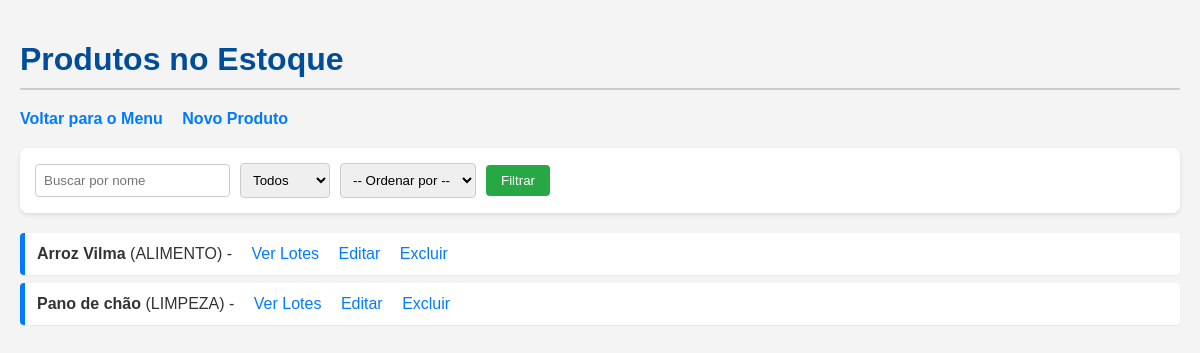
The app's page /produtos/ (signed in), older data.
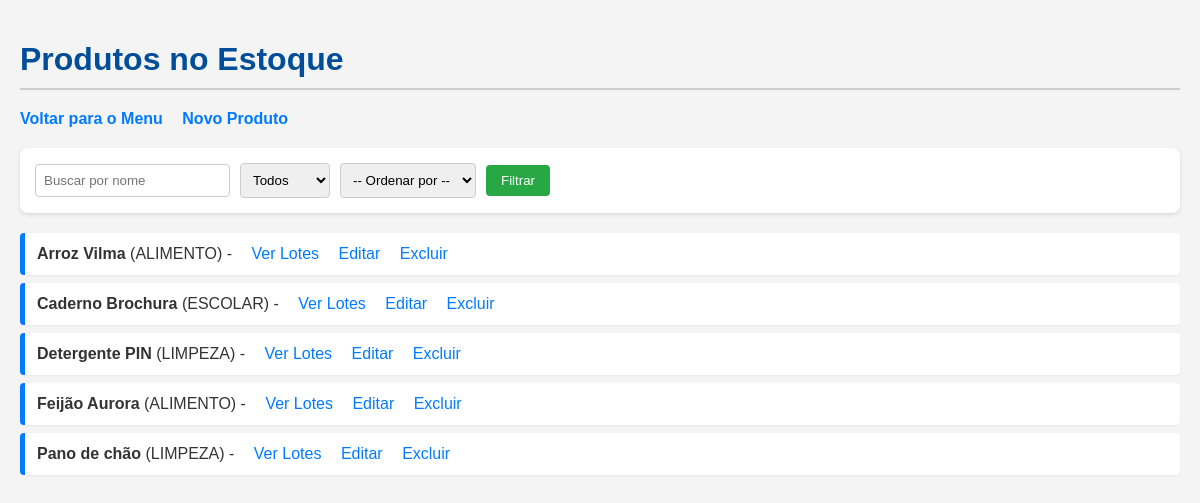
The same page, newer data.
### produtos/models.py (models this page shows, shortened)
class TipoProduto(models.Model):
    id = models.AutoField(primary_key=True)
    nome = models.CharField(max_length=100, unique=True)
    PRODUTO_TIPO = (
        ('ALIMENTO', 'Alimento'),
        ('LIMPEZA', 'Limpeza'),
        ('ESCOLAR', 'Escolar'),
        ('OUTROS', 'Outros'),
    )
    tipo = models.CharField(max_length=50, choices=PRODUTO_TIPO, default='OUTROS')
    ORIGEM_COMPRA_CHOICES = (
        ('COMUM', 'Compra Comum'),
        ('AGRICULTURA', 'Agricultura Familiar'),
    )
    origem_compra = models.CharField(
        max_length=15,
        choices=ORIGEM_COMPRA_CHOICES,
        default='COMUM',
        verbose_name='Origem da Compra'
    )
    UNIDADE_CHOICES = (
        ('KG', 'Quilogramas (KG)'),
        ('G', 'Gramas (g)'),
        ('L', 'Litros (L)'),
        ('ML', 'Mililitros (mL)'),
        ('UN', 'Unidades (Un)'),
        ('CX', 'Caixas (Cx)'),
        ('NA', 'Não Aplicável (N/A)')
    )
    unidade_medida = models.CharField(
        max_length=5,
        choices=UNIDADE_CHOICES,
        default='NA',
        verbose_name='Unidade de Medida'
    )
    possui_data_fabricacao = models.BooleanField(
        default=True,
        verbose_name='Possui Data de Fabricação?',
    )
    possui_data_validade = models.BooleanField(
        default=True,
        verbose_name='Possui Data de Validade?'
    )
    class Meta:
        ordering = ['nome']
        verbose_name = 'Tipo de Produto'
        verbose_name_plural = 'Tipos de Produtos'
        db_table = 'tb_tipo_produto'

### produtos/views.py (the view)
# urls.py: path('', views.listar_tipos_produto, name='listar_tipos_produto'),
@login_required
@user_passes_test(is_secretario_or_nutricionista)
def listar_tipos_produto(request):
    tipos_produto = TipoProduto.objects.all()
    busca = request.GET.get('buscar')
    if busca:
        tipos_produto = tipos_produto.filter(nome__icontains=busca)
    tipo = request.GET.get('tipo')
    if tipo and tipo != 'TODOS':
        tipos_produto = tipos_produto.filter(tipo=tipo)
    ordem = request.GET.get('ordem')
    if ordem == 'nome':
        tipos_produto = tipos_produto.order_by('nome')
    return render(request, 'produtos/listar_tipos.html', {
        'tipos_produto': tipos_produto,
        'tipos': TipoProduto.PRODUTO_TIPO,
        'busca': busca or '',
        'tipo_selecionado': tipo or 'TODOS',
        'ordem': ordem or '',
    })

### usuarios/views.py (called while the page is built)
def is_secretario_or_nutricionista(user):
    return user.is_authenticated and (user.cargo == 'SECRETARIO' or user.cargo == 'NUTRICIONISTA')

### produtos/templates/produtos/listar_tipos.html (shortened to what this page needs)
{% load static %}
<!DOCTYPE html>
<head>
    <link rel="stylesheet" href="{% static 'produtos/estoque_lista.css' %}">
</head>
<body>
    <h1>Produtos no Estoque</h1>
    <div class="header-links">
        <a href="{% url 'menu_principal' %}">Voltar para o Menu</a>
        <a href="{% url 'cadastrar_tipo_produto' %}">Novo Produto</a>
    </div>
    <form method="get">
        <input type="text" name="buscar" placeholder="Buscar por nome" value="{{ busca }}">
        <select name="tipo">
            <option value="TODOS" {% if tipo_selecionado|stringformat:"s" == "TODOS" %}selected{% endif %}>Todos</option>
        </select>
        <select name="ordem">
            <option value="">-- Ordenar por --</option>
        </select>
        <button type="submit">Filtrar</button>
    </form>
    <ul>
        {% for tipo_produto in tipos_produto %}
        <li>
            <strong>{{ tipo_produto.nome }}</strong> ({{ tipo_produto.tipo }}) -
            <a href="{% url 'listar_lotes' tipo_produto.id %}">Ver Lotes</a>
            <a href="{% url 'editar_tipo_produto' tipo_produto.id %}">Editar</a>
            <a href="{% url 'excluir_tipo_produto' tipo_produto.id %}">Excluir</a>
        </li>
        {% empty %}
        <li>Nenhum tipo de produto cadastrado.</li>
        {% endfor %}
    </ul>
</body>
</html>

Row changes from the older to the newer data that the page shows:
added TipoProduto: nome "Caderno Brochura", tipo "ESCOLAR"
added TipoProduto: nome "Detergente PIN", tipo "LIMPEZA"
added TipoProduto: nome "Feijão Aurora", tipo "ALIMENTO"
